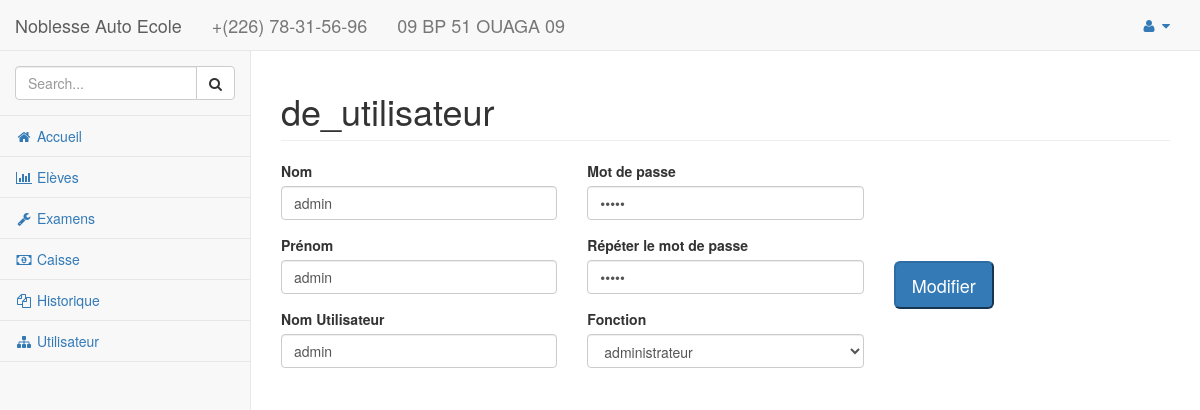
Screenshot of /view/index.php?page=de_utilisateur&id_user=13 (signed in) with the database file from the repository.
### tables this page shows
CREATE TABLE `users` (
  `id_user` int(10) NOT NULL,
  `nom_user` varchar(100) DEFAULT NULL,
  `prenom_user` varchar(100) DEFAULT NULL,
  `username` varchar(100) DEFAULT NULL,
  `password` varchar(100) DEFAULT NULL,
  `fonction` varchar(30) DEFAULT NULL
);

### model/User.class.php (called while the page is built, shortened)
<?php
 class User extends Model
 {
    public static function afficherOne($id)
    {
        $con = parent::getPDO();
        $ins = $con->query('SELECT * FROM users WHERE id_user="'.$id.'"');
        $donne = $ins->fetchAll(PDO::FETCH_CLASS, 'User');
        return $donne;
    }
 }

### view/page/de_utilisateur.php (the view, shortened to what this page needs)
<?php
   include_once'../model/User.class.php';
   $user = User::afficherOne($_GET['id_user']);
 ?>
<form role="form" id="formulaire_save">
    <div class="col-lg-4">
        <div class="form-group">
            <label>Nom</label>
            <input id="nom_save" type="text" class="form-control" value="<?=$user[0]->nom_user; ?>" required>
        </div>
        <div class="form-group">
            <label>Prénom</label>
            <input id="prenom_save" type="text" class="form-control" value="<?=$user[0]->prenom_user; ?>" required>
        </div>
        <div class="form-group">
            <label>Nom Utilisateur</label>
            <input id="username_save" type="text" class="form-control" value="<?=$user[0]->username; ?>" required>
        </div>
    </div>
    <div class="col-lg-4">
        <div class="form-group">
            <label>Mot de passe</label>
            <input id="password_save" type="password" value="<?=$user[0]->password; ?>" class="form-control" required>
        </div>
        <div class="form-group">
            <label>Répéter le mot de passe</label>
            <input id="rpassword_save" type="password" value="<?=$user[0]->password; ?>" class="form-control" required>
        </div>
        <div class="form-group">
            <label>Fonction</label>
            <select id="fonction_save" class="form-control" required>
               <option selected value="<?=$user[0]->fonction; ?>"><?=$user[0]->fonction;?></option>
            </select>
        </div>
    </div>
    <div class="col-lg-4"><br><br><br><br><br>
        <div class="form-group">
            <button type="submit" class="btn-lg btn-primary">Modifier</button>
        </div>
    </div>
</form>

### rows the page displays
users: nom_user "admin", prenom_user "admin", username "admin", fonction "administrateur"

### other values shown
$config['NOM'] "Noblesse Auto Ecole"
$config['NUMERO'] "+(226) 78-31-56-96"
$config['LOCATION'] "09 BP 51 OUAGA 09"
$page "de_utilisateur"
